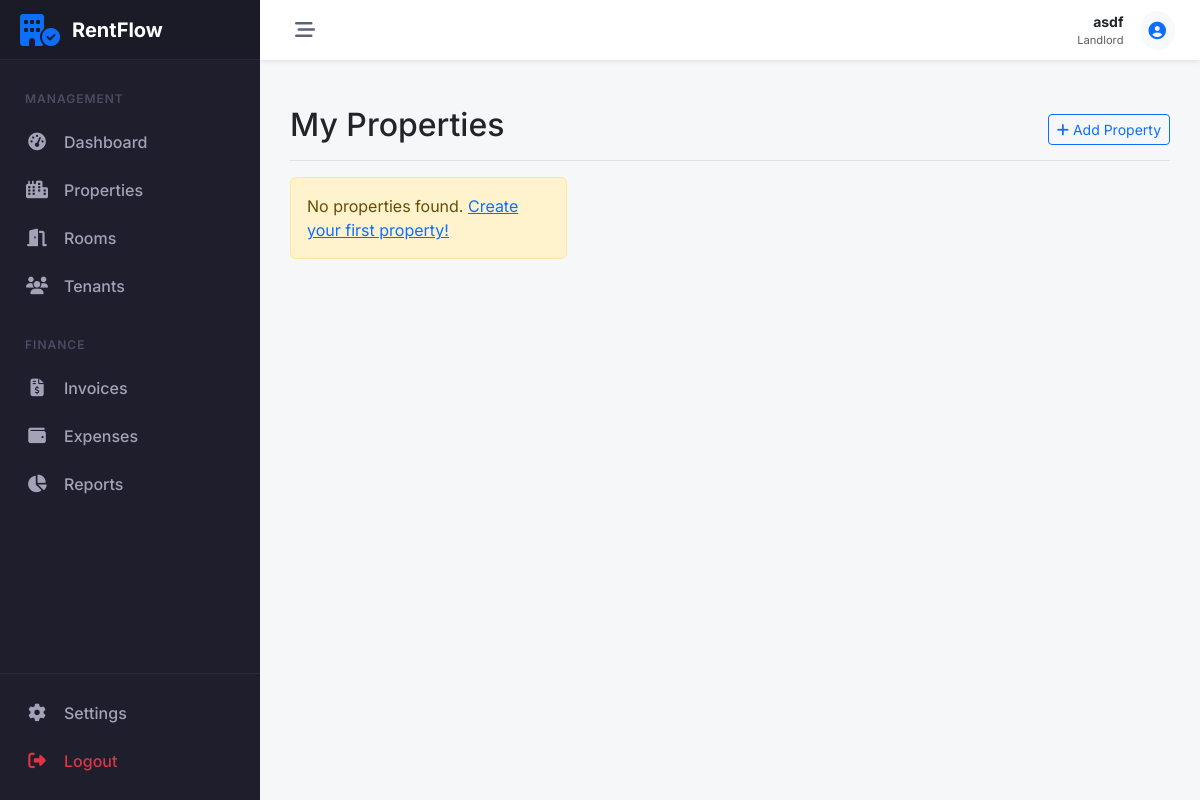
The app's page /properties/ (signed in), older data.
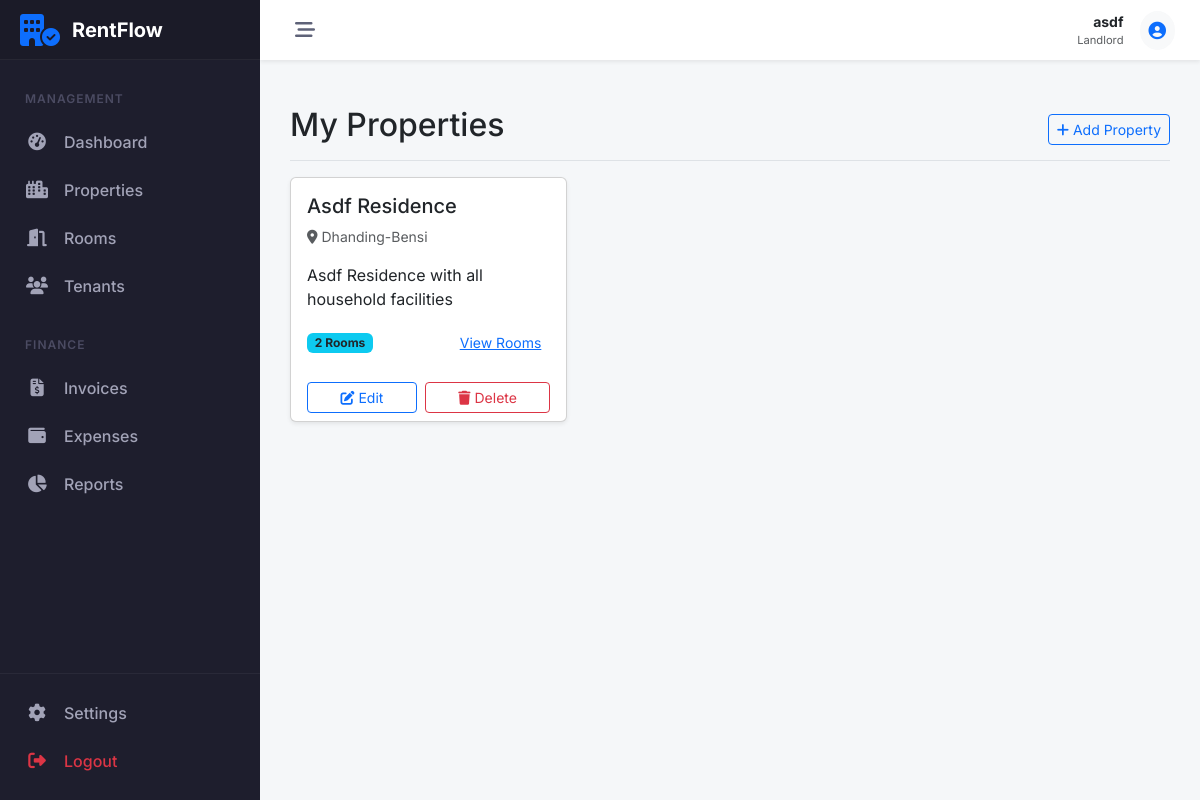
The same page, newer data.
### properties/models.py (models this page shows, shortened)
class Property(models.Model):
    landlord = models.ForeignKey(User, on_delete=models.CASCADE, related_name='properties')
    name = models.CharField(max_length=100)
    address = models.TextField()
    description = models.TextField(blank=True)
    created_at = models.DateTimeField(auto_now_add=True)
    class Meta:
        verbose_name_plural = "Properties"

### properties/views.py (the view)
# urls.py: path('', PropertyListView.as_view(), name='property_list'),
class PropertyListView(LandlordRequiredMixin, ListView):
    model = Property
    template_name = 'properties/property_list.html'
    context_object_name = 'properties'
    def get_queryset(self):
        return Property.objects.filter(landlord=self.request.user)

### core/mixins.py (called while the page is built)
    def test_func(self):
        user = self.request.user
        return user.is_authenticated and hasattr(user, 'profile') and user.profile.role == 'LANDLORD'

### properties/templates/properties/property_list.html (shortened to what this page needs)
{% extends 'core/base.html' %}
{% block content %}
<div class="d-flex justify-content-between flex-wrap flex-md-nowrap align-items-center pt-3 pb-2 mb-3 border-bottom">
    <h1 class="h2">My Properties</h1>
    <div class="btn-toolbar mb-2 mb-md-0">
        <a href="{% url 'properties:property_add' %}" class="btn btn-sm btn-outline-primary"><i
                class="fa-solid fa-plus me-1"></i>Add Property</a>
    </div>
</div>
<div class="row row-cols-1 row-cols-md-3 g-4">
    {% for property in properties %}
    <div class="col">
        <div class="card h-100 shadow-sm">
            <div class="card-body">
                <h5 class="card-title">{{ property.name }}</h5>
                <p class="card-text text-muted small"><i class="fa-solid fa-location-dot me-1"></i>{{ property.address  }}
                </p>
                <p class="card-text">{{ property.description|truncatewords:20 }}</p>
                <div class="d-flex justify-content-between align-items-center">
                    <span class="badge bg-info text-dark">{{ property.rooms.count }} Rooms</span>
                    <a href="{% url 'properties:room_list' %}?property={{ property.id }}"
                        class="btn btn-sm btn-link">View Rooms</a>
                </div>
            </div>
            <div class="card-footer bg-transparent border-top-0">
                <div class="d-flex gap-2">
                    <a href="{% url 'properties:property_edit' property.pk %}"
                        class="btn btn-sm btn-outline-primary flex-fill">
                        <i class="fa-solid fa-pen-to-square me-1"></i>Edit
                    </a>
                    <a href="{% url 'properties:property_delete' property.pk %}"
                        class="btn btn-sm btn-outline-danger flex-fill">
                        <i class="fa-solid fa-trash me-1"></i>Delete
                    </a>
                </div>
            </div>
        </div>
    </div>
    {% empty %}
    <div class="col-12">
        <div class="alert alert-warning">No properties found. <a href="#">Create your first property!</a></div>
    </div>
    {% endfor %}
</div>
{% endblock %}

Row changes from the older to the newer data that the page shows:
added Property: name "Asdf Residence", address "Dhanding-Bensi", description "Asdf Residence with all household facilities", rooms.count "2"
Text that changed along with them:
text no longer shown: "No properties found. Create your first property!"
